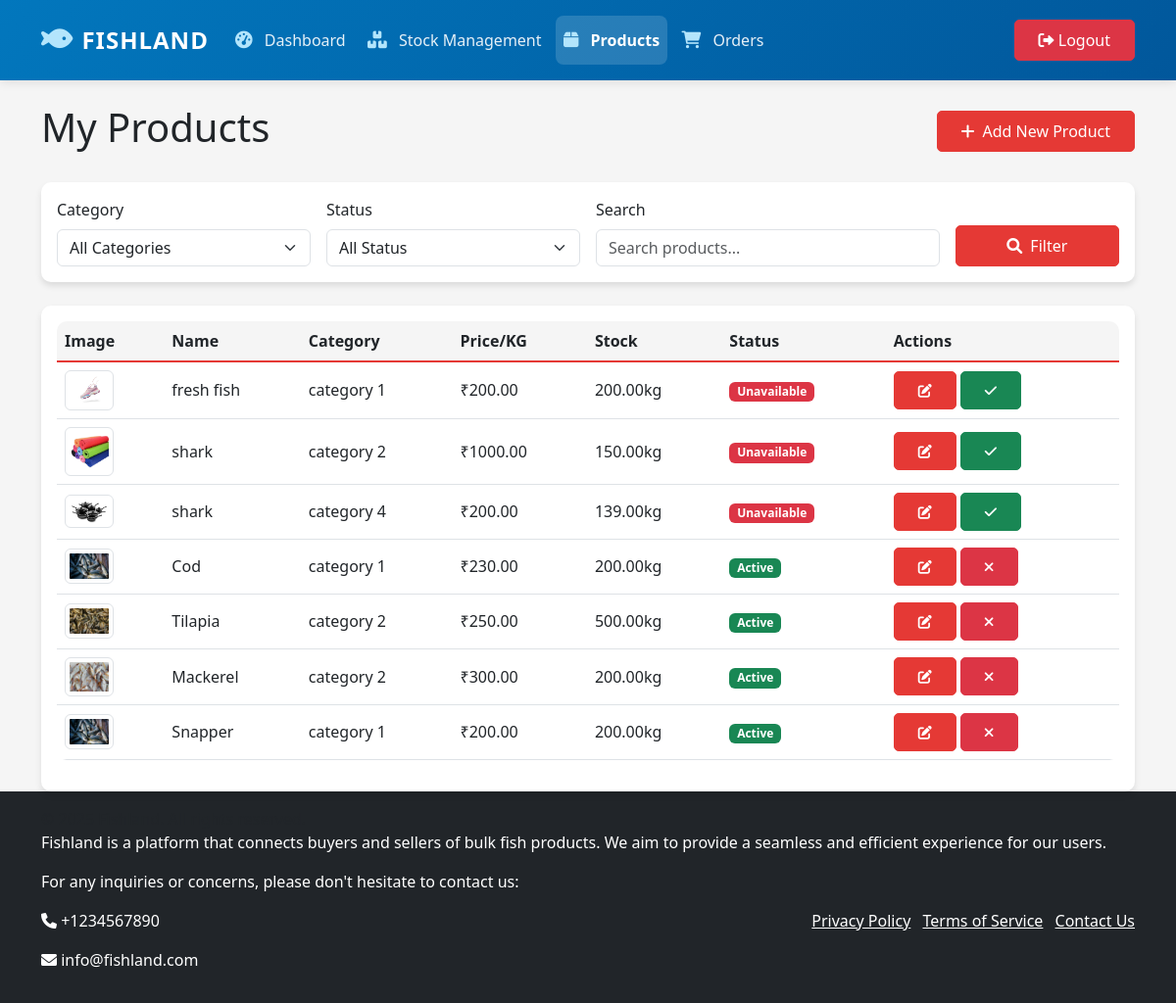
/seller/products/ (signed in), run on the app's committed database.
### products/models.py (models this page shows, shortened)
class Product(models.Model):
    seller = models.ForeignKey(settings.AUTH_USER_MODEL, on_delete=models.CASCADE)
    category = models.ForeignKey(Category, on_delete=models.SET_NULL, null=True)
    name = models.CharField(max_length=200)
    description = models.TextField()
    price_per_kg = models.DecimalField(max_digits=10, decimal_places=2)
    minimum_order_quantity = models.DecimalField(
        max_digits=10,
        decimal_places=2,
        validators=[MinValueValidator(0.01)]
    )
    stock_quantity = models.DecimalField(
        max_digits=10,
        decimal_places=2,
        validators=[MinValueValidator(0.0)]
    )
    image = models.ImageField(upload_to='product_images/')
    is_available = models.BooleanField(default=True)
    is_approved = models.BooleanField(default=False)
    created_at = models.DateTimeField(auto_now_add=True)
    updated_at = models.DateTimeField(auto_now=True)

class Category(models.Model):
    name = models.CharField(max_length=100)
    description = models.TextField(blank=True)
    image = models.ImageField(upload_to='category_images/', blank=True)
    class Meta:
        verbose_name_plural = 'Categories'

### seller/views.py (the view, shortened to what this page needs)
# urls.py: path('products/', views.product_list, name='product_list'),
@login_required
def product_list(request):
    if not request.user.is_seller:
        messages.error(request, "You don't have permission to access the seller products.")
        return redirect('shop:home')
    category_id = request.GET.get('category')
    status = request.GET.get('status')
    search = request.GET.get('search')
    products = Product.objects.filter(seller=request.user)
    if category_id:
        products = products.filter(category_id=category_id)
    if search:
        products = products.filter(
            Q(name__icontains=search) |
            Q(description__icontains=search)
        )
    categories = Category.objects.all()
    context = {
        'title': 'My Products',
        'products': products,
        'categories': categories,
    }
    return render(request, 'seller/products.html', context)

### accounts/models.py (called while the page is built)
    @property
    def is_seller(self):
        return self.role == self.Role.SELLER

### templates/seller/products.html (shortened to what this page needs)
{% extends 'base.html' %}
{% load static %}
{% block content %}
<div class="container mt-4">
    <div class="d-flex justify-content-between align-items-center mb-4">
        <h1>My Products</h1>
        <button class="btn btn-primary" data-bs-toggle="modal" data-bs-target="#addProductModal">
            <i class="fas fa-plus me-2"></i>Add New Product
        </button>
    </div>
    <div class="card mb-4">
        <div class="card-body">
            <form method="get" class="row g-3">
                <div class="col-md-3">
                    <label class="form-label">Category</label>
                    <select name="category" class="form-select">
                        <option value="">All Categories</option>
                    </select>
                </div>
                <div class="col-md-3">
                    <label class="form-label">Status</label>
                    <select name="status" class="form-select">
                        <option value="">All Status</option>
                    </select>
                </div>
                <div class="col-md-4">
                    <label class="form-label">Search</label>
                    <input type="text" name="search" class="form-control" placeholder="Search products..."
                           value="{{ request.GET.search }}">
                </div>
                <div class="col-md-2 d-flex align-items-end">
                    <button type="submit" class="btn btn-primary w-100">
                        <i class="fas fa-search me-2"></i>Filter
                    </button>
                </div>
            </form>
        </div>
    </div>
    <div class="card">
        <div class="card-body">
            {% if products %}
            <div class="table-responsive">
                <table class="table table-hover">
                    <thead>
                        <tr>
                            <th>Image</th>
                            <th>Name</th>
                            <th>Category</th>
                            <th>Price/KG</th>
                            <th>Stock</th>
                            <th>Status</th>
                            <th>Actions</th>
                        </tr>
                    </thead>
                    <tbody>
                        {% for product in products %}
                        <tr>
                            <td>
                                <img src="{{ product.image.url }}" alt="{{ product.name }}" class="img-thumbnail" style="width: 50px;">
                            </td>
                            <td>{{ product.name }}</td>
                            <td>{{ product.category.name }}</td>
                            <td>₹{{ product.price_per_kg }}</td>
                            <td>{{ product.stock_quantity }}kg</td>
                            <td>
                                {% if not product.is_approved %}
                                    <span class="badge bg-warning">Pending Approval</span>
                                {% elif product.is_available %}
                                    <span class="badge bg-success">Active</span>
                                {% else %}
                                    <span class="badge bg-danger">Unavailable</span>
                                {% endif %}
                            </td>
                            <td>
                                <button class="btn btn-sm btn-primary" onclick="editProduct({{ product.id }})">
                                    <i class="fas fa-edit"></i>
                                </button>
                                <button class="btn btn-sm {% if product.is_available %}btn-danger{% else %}btn-success{% endif %}"
                                        onclick="toggleAvailability({{ product.id }}, {% if product.is_available %}false{% else %}true{% endif %})">
                                    <i class="fas {% if product.is_available %}fa-times{% else %}fa-check{% endif %}"></i>
                                </button>
                            </td>
                        </tr>
                        {% endfor %}
                    </tbody>
                </table>
            </div>
            {% else %}
            <div class="text-center py-5">
                <i class="fas fa-box fa-3x text-muted mb-3"></i>
                <h5>No products found</h5>
                <p class="text-muted">Start by adding your first product!</p>
            </div>
            {% endif %}
        </div>
    </div>
</div>
{% endblock %}

### templates/base.html (style rules this page uses)
:root { --primary-color: #e53935; --secondary-color: #ffcdd2; --dark-color: #212121; --light-color: #f5f5f5; }
body { background-color: var(--light-color); }
.card { border: none; border-radius: 10px; box-shadow: 0 4px 6px rgba(0, 0, 0, 0.1); transition: transform 0.3s ease; }
.btn { border-radius: 5px; padding: 0.5rem 1.5rem; font-weight: 500; transition: all 0.3s ease; }
.btn-primary { background-color: var(--primary-color); border-color: var(--primary-color); }
.table { border-radius: 10px; overflow: hidden; }
.table th { background-color: var(--light-color); border-bottom: 2px solid var(--primary-color); font-weight: 600; }
.table td { vertical-align: middle; }

### data on the page
Product: image (picture), name "fresh fish", category.name "category 1", price_per_kg "200.00", stock_quantity "200.00", is_approved "Unavailable", is_available False (drawn)
Product: image (picture), name "shark", category.name "category 2", price_per_kg "1000.00", stock_quantity "150.00", is_approved "Unavailable", is_available False (drawn)
Product: image (picture), name "shark", category.name "category 4", price_per_kg "200.00", stock_quantity "139.00", is_approved "Unavailable", is_available False (drawn)
Product: image (picture), name "Cod", category.name "category 1", price_per_kg "230.00", stock_quantity "200.00", is_approved "Active", is_available True (drawn)
Product: image (picture), name "Tilapia", category.name "category 2", price_per_kg "250.00", stock_quantity "500.00", is_approved "Active", is_available True (drawn)
Product: image (picture), name "Mackerel", category.name "category 2", price_per_kg "300.00", stock_quantity "200.00", is_approved "Active", is_available True (drawn)
Product: image (picture), name "Snapper", category.name "category 1", price_per_kg "200.00", stock_quantity "200.00", is_approved "Active", is_available True (drawn)
